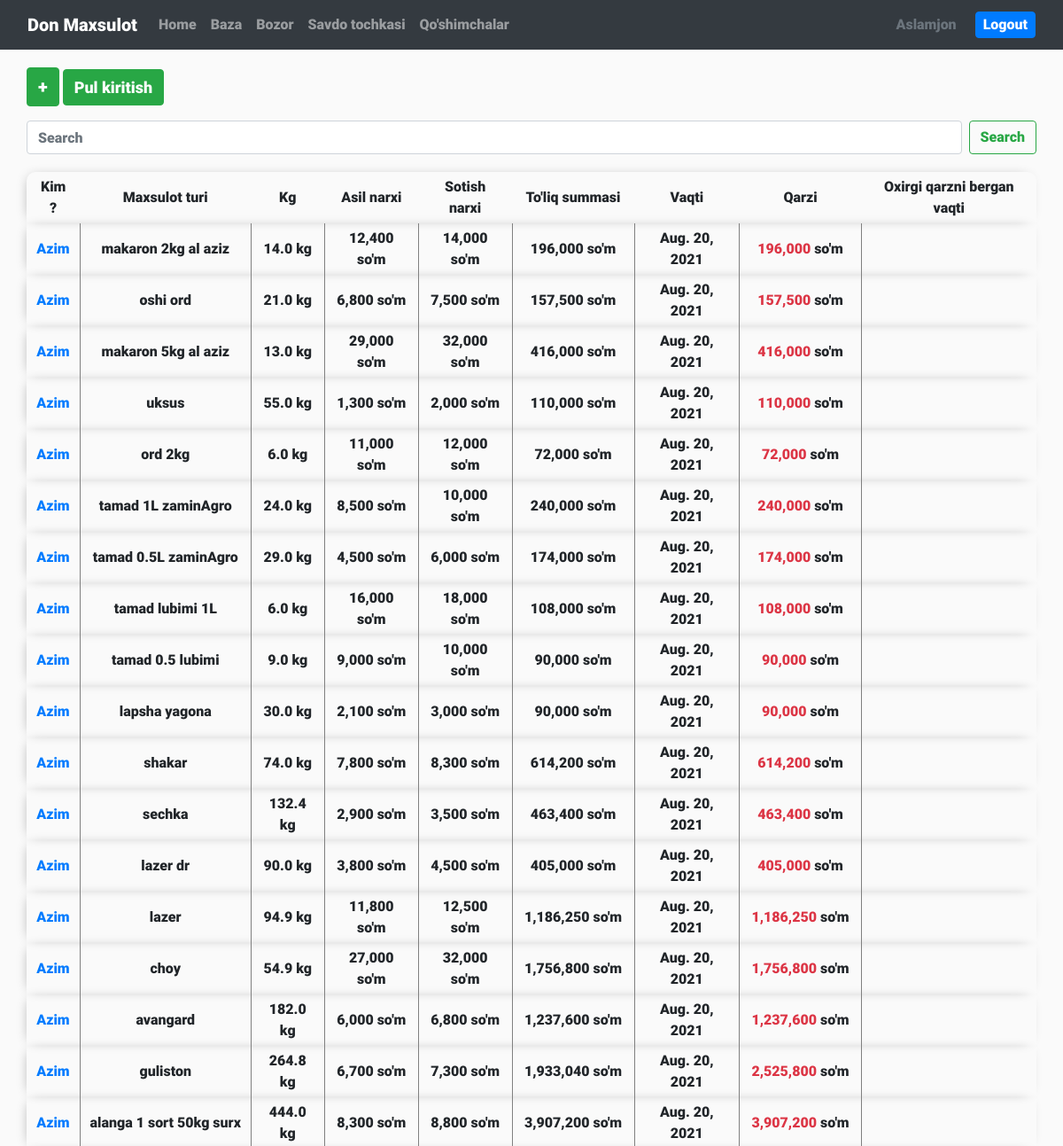
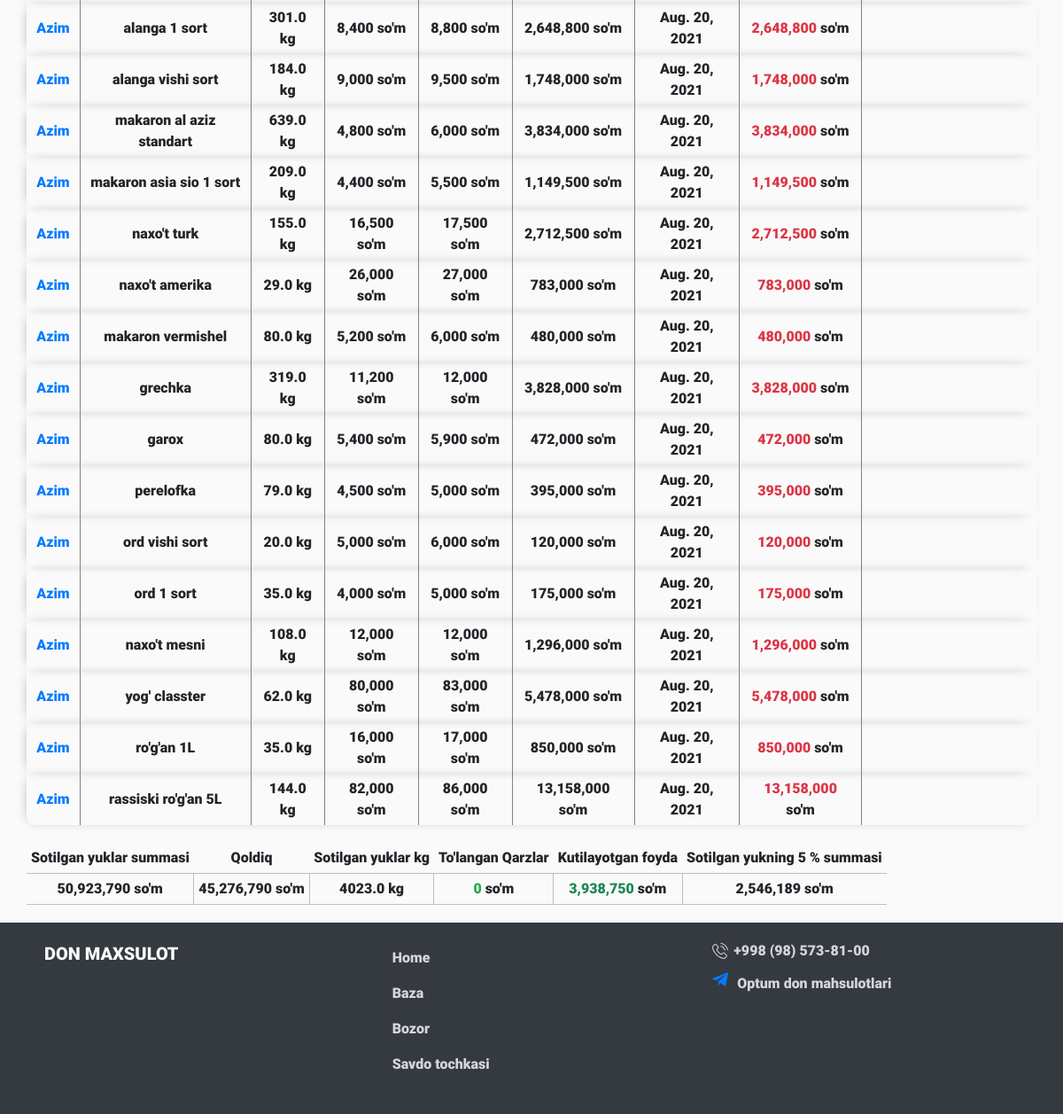
/bozor/ (signed in), run on the app's committed database (2 pictures, top to bottom).
### home/models.py (models this page shows)
class mainBase(models.Model):
    typeOfProduct = models.TextField()
    kg = models.FloatField(default=0)
    insidePrice = models.IntegerField(default=0)
    outsidePrice = models.IntegerField(default=0)
    totalSum = models.IntegerField(default=0, blank=True)
    date = models.DateField(null=True, auto_now_add=True)
    byWhom = models.TextField(default="")
    changed = models.BooleanField(default=False)
    debt = models.BooleanField(null=True, default=False)
    lastLendDebt = models.IntegerField(null=True, default=0)
    qarzSum = models.IntegerField(null=True, default=0)
    oxirgiQarzBerganVaqti = models.DateField(null=True, auto_now_add=False)
    totalLend = models.IntegerField(null=True, default=0)

### home/views.py (the view, shortened to what this page needs)
# urls.py: path('bozor/', base, name='base'),
def base(request):
    def getTotalRes(first,secound=0):
        totalRes = {
            "priceSum": 0,
            'rest':0,
            "kgSum": 0,
            "debtSum": 0,
            "expectedBenefit": 0,
            "pratsent": 0
        }
        for i in range(len(first)):
            totalRes['priceSum'] += (first[i].kg * first[i].outsidePrice)
            totalRes['kgSum'] += first[i].kg
            totalRes['debtSum'] += first[i].totalLend
            totalRes['expectedBenefit'] += ((first[i].kg * first[i].outsidePrice) -
                                            (first[i].kg * first[i].insidePrice))
            totalRes['pratsent'] += (first[i].kg * first[i].outsidePrice)
        totalRes['priceSum'] = int(totalRes['priceSum'])
        totalRes['debtSum'] = int(totalRes['debtSum'])
        totalRes['expectedBenefit'] = int(totalRes['expectedBenefit'])
        totalRes['pratsent'] = int(totalRes['pratsent'])
        if not secound == 0:
            for item in secound:
                totalRes['rest'] += item.TakeMoney
            totalRes['rest'] = totalRes['priceSum'] - totalRes['rest']
        return totalRes
    if (request.method == 'GET'):
        getBase = mainBase.objects.all()
        getDataFromBaza = Baza.objects.all()
        if request.GET.get('search'):
            sendSearch = getBase.filter(
                byWhom__startswith=request.GET.get('search'))
            return checkIsAdmin(request, 'html/baza.html',
                                {'baza':getDataFromBaza ,'who': sendSearch[0].byWhom, 'totalData': getTotalRes(sendSearch, TakeMoneyFromBazar.objects.all()), 'base': Basee, 'getBase': sendSearch, 'is_admin': True}, {'is_admin': False})
        else:
            return checkIsAdmin(request, 'html/baza.html',
                                {'TakeMoneyFromBazarForm':TakeMoneyFromBazarForm,'baza':getDataFromBaza ,'totalData': getTotalRes(getBase, TakeMoneyFromBazar.objects.all()), 'base': Basee, 'getBase': getBase, 'is_admin': True}, {'is_admin': False})
    else:
        return render(request, 'html/404.html')

### home/forms.py (called while the page is built)
def getProducts():
    getData = Baza.objects.all()
    forSend = []
    if len(getData) > 0:
        for item in getData:
            forSend.append((item.typeOfProduct, item.typeOfProduct))
    return list(forSend)

### home/templatetags/indexObj.py (called while the page is built)
@register.simple_tag
def fivePre(num):
    return int((num*5)/100)

@register.simple_tag
def length(data):
    return len(data)

### home/views.py (called while the page is built)
def checkIsAdmin(request, html, sendObjToAdmin, sendObjToAnonimUser):
    getAdmins = Admins.objects.all()
    global admins
    admins = []
    for i in getAdmins:
        admins.append(i.name)
    if request.user.username in admins:
        sendObjToAdmin['isAdmin'] = True
        return render(request, html, sendObjToAdmin)
    else:
        if request.user.username in agentsList:
            sendObjToAnonimUser['isAgent'] = True
            return render(request, html, sendObjToAnonimUser)
        sendObjToAnonimUser['isAdmin'] = False
        return render(request, html, sendObjToAnonimUser)

### home/templates/html/baza.html (shortened to what this page needs)
{% extends 'html/base.html' %}
{% load static %}
{% load indexObj %}
{% block content %}
<div class="base containerCustom">
    {% if user.is_authenticated and is_admin %}
    <button type="button" class="btn btn-success fs-20" data-toggle="modal" data-target="#myModal">
        +
    </button>
    <a href="{% url 'addMoneyWhenTakeMoney' %}" class="btn btn-success fs-18">Pul kiritish</a>
    <div class="mt-3">
        <form class="d-flex" action="{% url 'base' %}" method="GET">
            <input class="form-control me-2" name="search" type="search" placeholder="Search" aria-label="Search">
            <button class="btn btn-outline-success ml-2" type="submit">Search</button>
        </form>
    </div>
    {% length getBase as len %}
    {% if not len == 0 %}
    <div class="outTabel">
        <table class="baseTabel">
            <tr>
                <th>Kim ?</th>
                <th>Maxsulot turi</th>
                <th>Kg</th>
                <th>Asil narxi</th>
                <th>Sotish narxi</th>
                <th>To'liq summasi</th>
                <th>Vaqti</th>
                <th>Qarzi</th>
                <th>Oxirgi qarzni bergan vaqti</th>
            </tr>
            {% for item in getBase %}
            <tr>
                <td><a class="openEdit text-capitalize" href="{% url 'editItem' item.id %}">{{item.byWhom}}</a></td>
                <td>{{item.typeOfProduct}}</td>
                <td><span class="">{{item.kg}}</span> kg</td>
                <td><span class="numMusk">{{item.insidePrice}}</span> so'm</td>
                <td><span class="numMusk">{{item.outsidePrice}}</span> so'm</td>
                <td><span class="numMusk">{{item.totalSum}}</span> so'm</td>
                <td>{{item.date}}</td>
                {% if not item.qarzSum == 0 %}
                    {% if item.debt %}
                    <td><span class="numMusk text-danger">{{item.qarzSum}}</span> so'm</td>
                    {% else %}
                    <td><span class="numMusk">{{item.qarzSum}}</span> so'm</td>
                    {% endif %}
                {% else %}
                <td></td>
                {% endif %}
                <td>
                </td>
            </tr>
            {% endfor %}
        </table>
    </div>
    <div class="outTabel outTabelBase">
        <table>
            <tr>
                <th>Sotilgan yuklar summasi</th>
                <th>Qoldiq</th>
                <th>Sotilgan yuklar kg</th>
                <th>To'langan Qarzlar</th>
                <th>Kutilayotgan foyda</th>
                <th>Sotilgan yukning 5 % summasi</th>
            </tr>
            <td><span class="numMusk">{{totalData.priceSum}}</span> so'm</td>
            <td><span class="numMusk">{{totalData.rest}}</span> so'm</td>
            <td><span class="">{{totalData.kgSum}}</span> kg</td>
            <td><span class="numMusk text-success">{{totalData.debtSum}}</span> so'm</td>
            <td><span class="numMusk bd-green">{{totalData.expectedBenefit}}</span> so'm</td>
            <td>
                {% if who %}
                <a class="text-decoration-none" href="{% url 'payToAgent' %}">
                    <span class="numMusk">{% fivePre totalData.pratsent %}</span> so'm
                </a>
                {% else %}
                <span class="numMusk">{% fivePre totalData.pratsent %}</span> so'm
                {% endif %}
            </td>
        </table>
    </div>
    {% else %}
    <div class="text-primary mt-3">Bazaga ma'lumot kiritilmaganligi uchun jadval vaqtincha sizga ko'rinmaydi</div>
    {% endif %}
    {% else %}
    <div class="text-danger">Bu bo'limga vaqat admin kirish huquqiga ega</div>
    <a href="{% url 'home' %}" class="btn btn-outline-success mt-4">Bosh sahifaga qaytish</a>
    {% endif %}
</div>
{% endblock %}

### home/templates/html/base.html (shortened to what this page needs)
{% load static %}
<!DOCTYPE html>
<html lang="en">
<head>
    <link rel="stylesheet" href="{% static 'css/normalize.css'%}">
    <link rel="stylesheet" href="{% static 'css/bootstrap.css'%}">
    <link rel="stylesheet" href="{% static 'css/privet_bootstrap.css'%}">
    <link rel="stylesheet" href="{% static 'css/animate.css'%}">
    <link rel="stylesheet" href="{% static 'css/style.css'%}">
</head>
<body>
    <nav class="navbar navbar-expand-lg navbar-dark bg-dark">
        <div class="container-fluid">
            <a class="navbar-brand" href="#">Don Maxsulot</a>
            <div class="collapse navbar-collapse justify-content-between" id="navbarSupportedContent">
                <ul class="navbar-nav me-auto mb-2 mb-lg-0">
                    <li class="nav-item">
                        <a class="nav-link" aria-current="page" href="{% url 'home' %}">Home</a>
                    </li>
                    <li class="nav-item">
                        <a class="nav-link" href="{% url 'baza' %}">Baza</a>
                    </li>
                    <li class="nav-item">
                        <a class="nav-link" href="{% url 'base' %}">Bozor</a>
                    </li>
                    <li class="nav-item">
                        <a class="nav-link" href="{% url 'agentTake' %}">Savdo tochkasi</a>
                    </li>
                    <li>
                    {% if user.is_authenticated and isAdmin %}
                    <li class="nav-item">
                        <a class="nav-link" href="{% url 'addAgent' %}">Qo'shimchalar</a>
                    </li>
                    {% endif %}
                </ul>
                {% if user.is_authenticated %}
                <ul class="list-unstyled mb-0">
                    <li>
                        <div class="d-flex align-items-center">
                            <div class="d-flex align-items-center text-secondary text-capitalize mr-3">{{user}}</div>
                            <form action="{% url 'logout' %}" method="POST">
                                <button class="btn btn-primary pl-2 pr-2" style="padding: 2px; margin-left: 5px;"
                                    type="submit">Logout</button>
                            </form>
                        </div>
                    </li>
                </ul>
                {% endif %}
            </div>
        </div>
    </nav>
    {% block content %}
    {% endblock %}
    <footer>
        <div class="containerCustom">
            <div class="row">
                <div class="col-md-4">
                    <a class="logo">
                        DON MAXSULOT
                    </a>
                </div>
                <div class="col-md-4">
                    <ul class="list-unstyled">
                        <li class="nav-item">
                            <a class="nav-link" aria-current="page" href="{% url 'home' %}">Home</a>
                        </li>
                        <li class="nav-item">
                            <a class="nav-link" href="{% url 'baza' %}">Baza</a>
                        </li>
                        <li class="nav-item">
                            <a class="nav-link" href="{% url 'base' %}">Bozor</a>
                        </li>
                        <li class="nav-item">
                            <a class="nav-link" href="{% url 'agentTake' %}">Savdo tochkasi</a>
                        </li>
                    </ul>
                </div>
                <div class="col-md-4">
                    <ul class="list-unstyled">
                        <li><div class="tel">
                            <span class="icon"></span>
                            <span>+998 (98) 573-81-00</span>
                        </div></li>
                        <li>
                            <div class="telegram">
                                <a href="https://t.me/optumdon" target="_blank">
                                    <span class="icon"></span>
                                    <span>Optum don mahsulotlari</span>
                                </a>
                            </div>
                        </li>
                    </ul>
                </div>
            </div>
        </div>
    </footer>
</body>
</html>

### home/static/css/style.css (style rules this page uses)
body { margin: 0; padding: 0; overflow-x: hidden; font-family: "Roboto-Black", sans-serif; background-color: #fafafa; position: relative; }
.containerCustom { margin: 0 30px; position: relative; }
.icon { width: 20px; height: 20px; display: inline-block; background-color: #fff; cursor: pointer; mask-position: center center; mask-size: 90%; mask-repeat: no-repeat; -webkit-mask-position: center center; -webkit-mask-size: 90%; -webkit-mask-repeat: no-repeat; }
.bd-green { color: #198754; }
nav .navbar-collapse ul li a { cursor: pointer; }
.base { margin-top: 20px; }
.base .baseTabel { margin-top: 20px; }
.base .baseTabel th { padding: 5px 10px; text-align: center; }
.base .baseTabel tr { box-shadow: -3px 0px 15px -8px grey; }
.base .baseTabel tr:first-child { border-top-left-radius: 10px; border-top-right-radius: 10px; }
.base .baseTabel tr:last-child { border-bottom-left-radius: 10px; border-bottom-right-radius: 10px; }
.base .baseTabel tr td { text-align: center; border-left: 1px solid grey; border-right: 1px solid grey; padding: 5px 10px; }
.base .baseTabel tr td:first-child { border-left: none; }
.base .baseTabel tr td:last-child { border-right: none; }
.base .baseTabel tr td .openEdit { text-decoration: none; }
.base .outTabelBase { margin-top: 20px; }
.base .outTabelBase table tr td, .base .outTabelBase table tr th { padding: 5px; text-align: center; }
.base .outTabelBase table tr td { border: 1px solid #bdbdbd; }
.base .outTabelBase table tr td:first-child { border-left: none; }
.base .outTabelBase table tr td:last-child { border-right: none; }
footer { background-color: #343a40; padding: 20px; margin-top: 20px; }
footer .logo { color: #fafafa; font-size: 20px; text-decoration: none; }
footer ul li a { color: #fafafad0; transition: 0.3s; }
footer ul .tel, footer ul .telegram { display: flex; align-items: center; }
footer ul .tel span:first-child, footer ul .telegram span:first-child { width: 20px; height: 20px; display: inline-block; mask-image: url("../img/phone-call.svg"); -webkit-mask-image: url("../img/phone-call.svg"); background: #fafafad0; margin-right: 5px; }
footer ul .tel span:last-child, footer ul .telegram span:last-child { color: #fafafad0; text-decoration: none; }
footer ul .telegram { margin-top: 10px; }
footer ul .telegram span:first-child { mask-image: url("../img/telegram.svg"); -webkit-mask-image: url("../img/telegram.svg"); background: #007bff; }

### data on the page
mainBase: byWhom "Azim", typeOfProduct "makaron 2kg al aziz", kg "14.0", insidePrice "12,400", outsidePrice "14,000", totalSum "196,000", date "Aug. 20, 2021", qarzSum "196,000"
mainBase: byWhom "Azim", typeOfProduct "oshi ord", kg "21.0", insidePrice "6,800", outsidePrice "7,500", totalSum "157,500", date "Aug. 20, 2021", qarzSum "157,500"
mainBase: byWhom "Azim", typeOfProduct "makaron 5kg al aziz", kg "13.0", insidePrice "29,000", outsidePrice "32,000", totalSum "416,000", date "Aug. 20, 2021", qarzSum "416,000"
mainBase: byWhom "Azim", typeOfProduct "uksus", kg "55.0", insidePrice "1,300", outsidePrice "2,000", totalSum "110,000", date "Aug. 20, 2021", qarzSum "110,000"
mainBase: byWhom "Azim", typeOfProduct "ord 2kg", kg "6.0", insidePrice "11,000", outsidePrice "12,000", totalSum "72,000", date "Aug. 20, 2021", qarzSum "72,000"
mainBase: byWhom "Azim", typeOfProduct "tamad 1L zaminAgro", kg "24.0", insidePrice "8,500", outsidePrice "10,000", totalSum "240,000", date "Aug. 20, 2021", qarzSum "240,000"
mainBase: byWhom "Azim", typeOfProduct "tamad 0.5L zaminAgro", kg "29.0", insidePrice "4,500", outsidePrice "6,000", totalSum "174,000", date "Aug. 20, 2021", qarzSum "174,000"
mainBase: byWhom "Azim", typeOfProduct "tamad lubimi 1L", kg "6.0", insidePrice "16,000", outsidePrice "18,000", totalSum "108,000", date "Aug. 20, 2021", qarzSum "108,000"
mainBase: byWhom "Azim", typeOfProduct "tamad 0.5 lubimi", kg "9.0", insidePrice "9,000", outsidePrice "10,000", totalSum "90,000", date "Aug. 20, 2021", qarzSum "90,000"
mainBase: byWhom "Azim", typeOfProduct "lapsha yagona", kg "30.0", insidePrice "2,100", outsidePrice "3,000", totalSum "90,000", date "Aug. 20, 2021", qarzSum "90,000"
mainBase: byWhom "Azim", typeOfProduct "shakar", kg "74.0", insidePrice "7,800", outsidePrice "8,300", totalSum "614,200", date "Aug. 20, 2021", qarzSum "614,200"
mainBase: byWhom "Azim", typeOfProduct "sechka", kg "132.4", insidePrice "2,900", outsidePrice "3,500", totalSum "463,400", date "Aug. 20, 2021", qarzSum "463,400"
mainBase: byWhom "Azim", typeOfProduct "lazer dr", kg "90.0", insidePrice "3,800", outsidePrice "4,500", totalSum "405,000", date "Aug. 20, 2021", qarzSum "405,000"
mainBase: byWhom "Azim", typeOfProduct "lazer", kg "94.9", insidePrice "11,800", outsidePrice "12,500", totalSum "1,186,250", date "Aug. 20, 2021", qarzSum "1,186,250"
mainBase: byWhom "Azim", typeOfProduct "choy", kg "54.9", insidePrice "27,000", outsidePrice "32,000", totalSum "1,756,800", date "Aug. 20, 2021", qarzSum "1,756,800"
mainBase: byWhom "Azim", typeOfProduct "avangard", kg "182.0", insidePrice "6,000", outsidePrice "6,800", totalSum "1,237,600", date "Aug. 20, 2021", qarzSum "1,237,600"
mainBase: byWhom "Azim", typeOfProduct "guliston", kg "264.8", insidePrice "6,700", outsidePrice "7,300", totalSum "1,933,040", date "Aug. 20, 2021", qarzSum "2,525,800"
mainBase: byWhom "Azim", typeOfProduct "alanga 1 sort 50kg surx", kg "444.0", insidePrice "8,300", outsidePrice "8,800", totalSum "3,907,200", date "Aug. 20, 2021", qarzSum "3,907,200"
mainBase: byWhom "Azim", typeOfProduct "alanga 1 sort", kg "301.0", insidePrice "8,400", outsidePrice "8,800", totalSum "2,648,800", date "Aug. 20, 2021", qarzSum "2,648,800"
mainBase: byWhom "Azim", typeOfProduct "alanga vishi sort", kg "184.0", insidePrice "9,000", outsidePrice "9,500", totalSum "1,748,000", date "Aug. 20, 2021", qarzSum "1,748,000"
mainBase: byWhom "Azim", typeOfProduct "makaron al aziz standart", kg "639.0", insidePrice "4,800", outsidePrice "6,000", totalSum "3,834,000", date "Aug. 20, 2021", qarzSum "3,834,000"
mainBase: byWhom "Azim", typeOfProduct "makaron asia sio 1 sort", kg "209.0", insidePrice "4,400", outsidePrice "5,500", totalSum "1,149,500", date "Aug. 20, 2021", qarzSum "1,149,500"
mainBase: byWhom "Azim", typeOfProduct "naxo't turk", kg "155.0", insidePrice "16,500", outsidePrice "17,500", totalSum "2,712,500", date "Aug. 20, 2021", qarzSum "2,712,500"
mainBase: byWhom "Azim", typeOfProduct "naxo't amerika", kg "29.0", insidePrice "26,000", outsidePrice "27,000", totalSum "783,000", date "Aug. 20, 2021", qarzSum "783,000"
mainBase: byWhom "Azim", typeOfProduct "makaron vermishel", kg "80.0", insidePrice "5,200", outsidePrice "6,000", totalSum "480,000", date "Aug. 20, 2021", qarzSum "480,000"
mainBase: byWhom "Azim", typeOfProduct "grechka", kg "319.0", insidePrice "11,200", outsidePrice "12,000", totalSum "3,828,000", date "Aug. 20, 2021", qarzSum "3,828,000"
mainBase: byWhom "Azim", typeOfProduct "garox", kg "80.0", insidePrice "5,400", outsidePrice "5,900", totalSum "472,000", date "Aug. 20, 2021", qarzSum "472,000"
mainBase: byWhom "Azim", typeOfProduct "perelofka", kg "79.0", insidePrice "4,500", outsidePrice "5,000", totalSum "395,000", date "Aug. 20, 2021", qarzSum "395,000"
mainBase: byWhom "Azim", typeOfProduct "ord vishi sort", kg "20.0", insidePrice "5,000", outsidePrice "6,000", totalSum "120,000", date "Aug. 20, 2021", qarzSum "120,000"
mainBase: byWhom "Azim", typeOfProduct "ord 1 sort", kg "35.0", insidePrice "4,000", outsidePrice "5,000", totalSum "175,000", date "Aug. 20, 2021", qarzSum "175,000"
mainBase: byWhom "Azim", typeOfProduct "naxo't mesni", kg "108.0", insidePrice "12,000", outsidePrice "12,000", totalSum "1,296,000", date "Aug. 20, 2021", qarzSum "1,296,000"
mainBase: byWhom "Azim", typeOfProduct "yog' classter", kg "62.0", insidePrice "80,000", outsidePrice "83,000", totalSum "5,478,000", date "Aug. 20, 2021", qarzSum "5,478,000"
mainBase: byWhom "Azim", typeOfProduct "ro'g'an 1L", kg "35.0", insidePrice "16,000", outsidePrice "17,000", totalSum "850,000", date "Aug. 20, 2021", qarzSum "850,000"
mainBase: byWhom "Azim", typeOfProduct "rassiski ro'g'an 5L", kg "144.0", insidePrice "82,000", outsidePrice "86,000", totalSum "13,158,000", date "Aug. 20, 2021", qarzSum "13,158,000"

### other printed values
{{ user }} "Aslamjon"
{{ totalData.priceSum }} "50,923,790"
{{ totalData.rest }} "45,276,790"
{{ totalData.kgSum }} "4023.0"
{{ totalData.debtSum }} "0"
{{ totalData.expectedBenefit }} "3,938,750"
